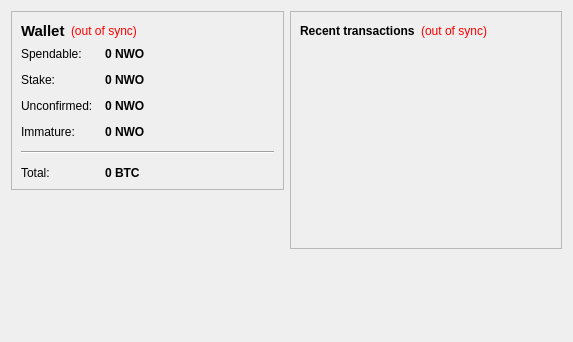
<?xml version="1.0" encoding="UTF-8"?>
<ui version="4.0">
 <class>OverviewPage</class>
 <widget class="QWidget" name="OverviewPage">
  <property name="geometry">
   <rect>
    <x>0</x>
    <y>0</y>
    <width>573</width>
    <height>342</height>
   </rect>
  </property>
  <property name="windowTitle">
   <string>Form</string>
  </property>
  <layout class="QHBoxLayout" name="horizontalLayout" stretch="1,1">
   <item>
    <layout class="QVBoxLayout" name="verticalLayout_2">
     <item>
      <widget class="QFrame" name="frame">
       <property name="frameShape">
        <enum>QFrame::StyledPanel</enum>
       </property>
       <property name="frameShadow">
        <enum>QFrame::Raised</enum>
       </property>
       <layout class="QVBoxLayout" name="verticalLayout_4">
        <item>
         <layout class="QHBoxLayout" name="horizontalLayout_4">
          <item>
           <widget class="QLabel" name="label_5">
            <property name="font">
             <font>
              <pointsize>11</pointsize>
              <weight>75</weight>
              <bold>true</bold>
             </font>
            </property>
            <property name="text">
             <string>Wallet</string>
            </property>
           </widget>
          </item>
          <item>
           <widget class="QLabel" name="labelWalletStatus">
            <property name="toolTip">
             <string>The displayed information may be out of date. Your wallet automatically synchronizes with the NWO network after a connection is established, but this process has not completed yet.</string>
            </property>
            <property name="styleSheet">
             <string notr="true">QLabel { color: red; }</string>
            </property>
            <property name="text">
             <string notr="true">(out of sync)</string>
            </property>
            <property name="alignment">
             <set>Qt::AlignLeading|Qt::AlignLeft|Qt::AlignVCenter</set>
            </property>
           </widget>
          </item>
          <item>
           <spacer name="horizontalSpacer_2">
            <property name="orientation">
             <enum>Qt::Horizontal</enum>
            </property>
            <property name="sizeHint" stdset="0">
             <size>
              <width>40</width>
              <height>20</height>
             </size>
            </property>
           </spacer>
          </item>
         </layout>
        </item>
        <item>
         <layout class="QFormLayout" name="formLayout_2">
          <property name="fieldGrowthPolicy">
           <enum>QFormLayout::AllNonFixedFieldsGrow</enum>
          </property>
          <property name="horizontalSpacing">
           <number>12</number>
          </property>
          <property name="verticalSpacing">
           <number>12</number>
          </property>
          <item row="0" column="0">
           <widget class="QLabel" name="label">
            <property name="text">
             <string>Spendable:</string>
            </property>
           </widget>
          </item>
          <item row="0" column="1">
           <widget class="QLabel" name="labelBalance">
            <property name="font">
             <font>
              <weight>75</weight>
              <bold>true</bold>
             </font>
            </property>
            <property name="cursor">
             <cursorShape>IBeamCursor</cursorShape>
            </property>
            <property name="toolTip">
             <string>Your current spendable balance</string>
            </property>
            <property name="text">
             <string notr="true">0 NWO</string>
            </property>
            <property name="textInteractionFlags">
             <set>Qt::LinksAccessibleByMouse|Qt::TextSelectableByKeyboard|Qt::TextSelectableByMouse</set>
            </property>
           </widget>
          </item>
          <item row="1" column="0">
           <widget class="QLabel" name="label_6">
            <property name="text">
             <string>Stake:</string>
            </property>
           </widget>
          </item>
          <item row="1" column="1">
           <widget class="QLabel" name="labelStake">
            <property name="font">
             <font>
              <weight>75</weight>
              <bold>true</bold>
             </font>
            </property>
            <property name="cursor">
             <cursorShape>IBeamCursor</cursorShape>
            </property>
            <property name="toolTip">
             <string>Total of coins that was staked, and do not yet count toward the current balance</string>
            </property>
            <property name="text">
             <string notr="true">0 NWO</string>
            </property>
            <property name="textInteractionFlags">
             <set>Qt::LinksAccessibleByMouse|Qt::TextSelectableByKeyboard|Qt::TextSelectableByMouse</set>
            </property>
           </widget>
          </item>
          <item row="2" column="0">
           <widget class="QLabel" name="label_3">
            <property name="text">
             <string>Unconfirmed:</string>
            </property>
           </widget>
          </item>
          <item row="2" column="1">
           <widget class="QLabel" name="labelUnconfirmed">
            <property name="font">
             <font>
              <weight>75</weight>
              <bold>true</bold>
             </font>
            </property>
            <property name="cursor">
             <cursorShape>IBeamCursor</cursorShape>
            </property>
            <property name="toolTip">
             <string>Total of transactions that have yet to be confirmed, and do not yet count toward the current balance</string>
            </property>
            <property name="text">
             <string notr="true">0 NWO</string>
            </property>
            <property name="textInteractionFlags">
             <set>Qt::LinksAccessibleByMouse|Qt::TextSelectableByKeyboard|Qt::TextSelectableByMouse</set>
            </property>
           </widget>
          </item>
          <item row="3" column="0">
           <widget class="QLabel" name="labelImmatureText">
            <property name="text">
             <string>Immature:</string>
            </property>
           </widget>
          </item>
          <item row="3" column="1">
           <widget class="QLabel" name="labelImmature">
            <property name="font">
             <font>
              <weight>75</weight>
              <bold>true</bold>
             </font>
            </property>
            <property name="toolTip">
             <string>Mined balance that has not yet matured</string>
            </property>
            <property name="text">
             <string notr="true">0 NWO</string>
            </property>
            <property name="textInteractionFlags">
             <set>Qt::LinksAccessibleByMouse|Qt::TextSelectableByKeyboard|Qt::TextSelectableByMouse</set>
            </property>
           </widget>
          </item>
          <item row="4" column="0" colspan="2">
           <widget class="Line" name="line">
            <property name="orientation">
             <enum>Qt::Horizontal</enum>
            </property>
           </widget>
          </item>
          <item row="5" column="0">
           <widget class="QLabel" name="labelTotalText">
            <property name="text">
             <string>Total:</string>
            </property>
           </widget>
          </item>
          <item row="5" column="1">
           <widget class="QLabel" name="labelTotal">
            <property name="font">
             <font>
              <weight>75</weight>
              <bold>true</bold>
             </font>
            </property>
            <property name="cursor">
             <cursorShape>IBeamCursor</cursorShape>
            </property>
            <property name="toolTip">
             <string>Your current total balance</string>
            </property>
            <property name="text">
             <string notr="true">0 BTC</string>
            </property>
            <property name="textInteractionFlags">
             <set>Qt::LinksAccessibleByMouse|Qt::TextSelectableByKeyboard|Qt::TextSelectableByMouse</set>
            </property>
           </widget>
          </item>
         </layout>
        </item>
       </layout>
      </widget>
     </item>
     <item>
      <spacer name="verticalSpacer">
       <property name="orientation">
        <enum>Qt::Vertical</enum>
       </property>
       <property name="sizeHint" stdset="0">
        <size>
         <width>20</width>
         <height>40</height>
        </size>
       </property>
      </spacer>
     </item>
    </layout>
   </item>
   <item>
    <layout class="QVBoxLayout" name="verticalLayout_3">
     <item>
      <widget class="QFrame" name="frame_2">
       <property name="frameShape">
        <enum>QFrame::StyledPanel</enum>
       </property>
       <property name="frameShadow">
        <enum>QFrame::Raised</enum>
       </property>
       <layout class="QVBoxLayout" name="verticalLayout">
        <item>
         <layout class="QHBoxLayout" name="horizontalLayout_2">
          <item>
           <widget class="QLabel" name="label_4">
            <property name="text">
             <string>&lt;b&gt;Recent transactions&lt;/b&gt;</string>
            </property>
           </widget>
          </item>
          <item>
           <widget class="QLabel" name="labelTransactionsStatus">
            <property name="toolTip">
             <string>The displayed information may be out of date. Your wallet automatically synchronizes with the NWO network after a connection is established, but this process has not completed yet.</string>
            </property>
            <property name="styleSheet">
             <string notr="true">QLabel { color: red; }</string>
            </property>
            <property name="text">
             <string notr="true">(out of sync)</string>
            </property>
            <property name="alignment">
             <set>Qt::AlignRight|Qt::AlignTrailing|Qt::AlignVCenter</set>
            </property>
           </widget>
          </item>
          <item>
           <spacer name="horizontalSpacer">
            <property name="orientation">
             <enum>Qt::Horizontal</enum>
            </property>
            <property name="sizeHint" stdset="0">
             <size>
              <width>40</width>
              <height>20</height>
             </size>
            </property>
           </spacer>
          </item>
         </layout>
        </item>
        <item>
         <widget class="QListView" name="listTransactions">
          <property name="styleSheet">
           <string notr="true">QListView { background: transparent; }</string>
          </property>
          <property name="frameShape">
           <enum>QFrame::NoFrame</enum>
          </property>
          <property name="verticalScrollBarPolicy">
           <enum>Qt::ScrollBarAlwaysOff</enum>
          </property>
          <property name="horizontalScrollBarPolicy">
           <enum>Qt::ScrollBarAlwaysOff</enum>
          </property>
          <property name="selectionMode">
           <enum>QAbstractItemView::NoSelection</enum>
          </property>
         </widget>
        </item>
       </layout>
      </widget>
     </item>
     <item>
      <spacer name="verticalSpacer_2">
       <property name="orientation">
        <enum>Qt::Vertical</enum>
       </property>
       <property name="sizeHint" stdset="0">
        <size>
         <width>20</width>
         <height>40</height>
        </size>
       </property>
      </spacer>
     </item>
    </layout>
   </item>
  </layout>
 </widget>
 <resources/>
 <connections/>
</ui>
